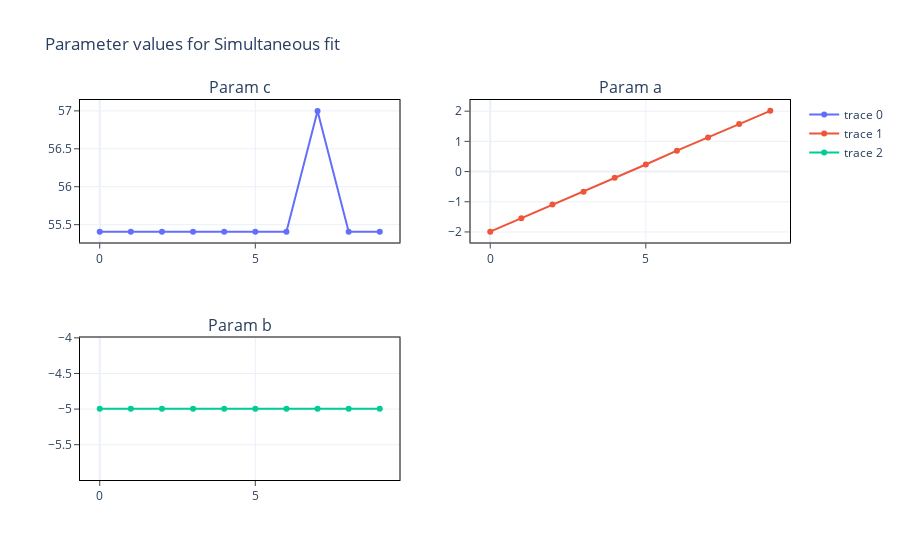

The notebook cell saved with this chart:
### Markdown cell above
## Additional things that can be done with Fitter

### Code cell
# Make param guesses so that they can be changed before fitting
params = fitter.make_params()

# Change the lower limit of `a`
params = fitter.update_all_param(params, "a", min=-5)

# Make `b` and `c` be shared parameters (this makes them all equal to the 0th)
params = fitter.make_param_shared(params, ["b", "c"])

# Individual params can also be changed
params["c_7"].expr = None  # Make it not shared with the rest
params["c_7"].value = 57  # different value
params["c_7"].vary = False  # Make it not vary so it stands out

# Do the fit with these params
new_fit = fitter.fit(params=params)
new_fit.plot()

### Figure 1 — Plotly figure (JSON) as saved in the notebook; plotly's stock layout.template omitted (floating-point values rounded to 4 significant figures)
{"data": [{"type": "scatter", "x": [0, 1, 2, 3, 4, 5, 6, 7, 8, 9], "xaxis": "x", "y": [55.41, 55.41, 55.41, 55.41, 55.41, 55.41, 55.41, 57, 55.41, 55.41], "yaxis": "y"}, {"type": "scatter", "x": [0, 1, 2, 3, 4, 5, 6, 7, 8, 9], "xaxis": "x2", "y": [-1.989, -1.544, -1.094, -0.6727, -0.2071, 0.2328, 0.6935, 1.126, 1.574, 2.01], "yaxis": "y2"}, {"type": "scatter", "x": [0, 1, 2, 3, 4, 5, 6, 7, 8, 9], "xaxis": "x3", "y": [-4.995, -4.995, -4.995, -4.995, -4.995, -4.995, -4.995, -4.995, -4.995, -4.995], "yaxis": "y3"}], "layout": {"annotations": [{"font": {"size": 16}, "showarrow": false, "text": "Param c", "x": 0.225, "xanchor": "center", "xref": "paper", "y": 1, "yanchor": "bottom", "yref": "paper"}, {"font": {"size": 16}, "showarrow": false, "text": "Param a", "x": 0.775, "xanchor": "center", "xref": "paper", "y": 1, "yanchor": "bottom", "yref": "paper"}, {"font": {"size": 16}, "showarrow": false, "text": "Param b", "x": 0.225, "xanchor": "center", "xref": "paper", "y": 0.375, "yanchor": "bottom", "yref": "paper"}], "autosize": true, "legend": {"title": {}}, "title": {"text": "Parameter values for Simultaneous fit"}, "xaxis": {"anchor": "y", "autorange": true, "domain": [0, 0.45], "linecolor": "black", "mirror": true, "range": [-0.5821, 9.582], "showline": true, "ticks": "outside", "title": {}, "type": "linear"}, "xaxis2": {"anchor": "y2", "autorange": true, "domain": [0.55, 1], "linecolor": "black", "mirror": true, "range": [-0.5821, 9.582], "showline": true, "ticks": "outside", "title": {}, "type": "linear"}, "xaxis3": {"anchor": "y3", "autorange": true, "domain": [0, 0.45], "linecolor": "black", "mirror": true, "range": [-0.5821, 9.582], "showline": true, "ticks": "outside", "title": {}, "type": "linear"}, "xaxis4": {"anchor": "y4", "domain": [0.55, 1], "linecolor": "black", "mirror": true, "showline": true, "ticks": "outside"}, "yaxis": {"anchor": "x", "autorange": true, "domain": [0.625, 1], "linecolor": "black", "mirror": true, "range": [55.27, 57.14], "showline": true, "ticks": "outside", "title": {}, "type": "linear"}, "yaxis2": {"anchor": "x2", "autorange": true, "domain": [0.625, 1], "linecolor": "black", "mirror": true, "range": [-2.336, 2.357], "showline": true, "ticks": "outside", "title": {}, "type": "linear"}, "yaxis3": {"anchor": "x3", "autorange": true, "domain": [0, 0.375], "linecolor": "black", "mirror": true, "range": [-5.995, -3.995], "showline": true, "ticks": "outside", "title": {}, "type": "linear"}, "yaxis4": {"anchor": "x4", "domain": [0, 0.375], "linecolor": "black", "mirror": true, "showline": true, "ticks": "outside"}}}
